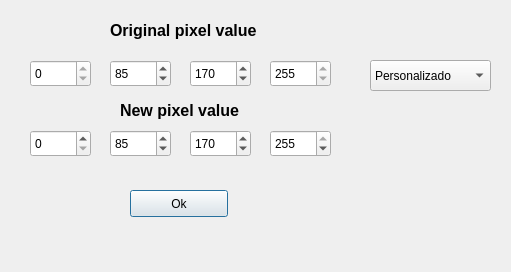
<?xml version="1.0" encoding="UTF-8"?>
<ui version="4.0">
 <class>PixelTForm</class>
 <widget class="QDialog" name="PixelTForm">
  <property name="geometry">
   <rect>
    <x>0</x>
    <y>0</y>
    <width>511</width>
    <height>272</height>
   </rect>
  </property>
  <property name="windowTitle">
   <string>Set pixel transformation</string>
  </property>
  <widget class="QSpinBox" name="origPixelBox1">
   <property name="enabled">
    <bool>true</bool>
   </property>
   <property name="geometry">
    <rect>
     <x>30</x>
     <y>60</y>
     <width>61</width>
     <height>27</height>
    </rect>
   </property>
   <property name="readOnly">
    <bool>true</bool>
   </property>
   <property name="maximum">
    <number>255</number>
   </property>
  </widget>
  <widget class="QSpinBox" name="origPixelBox4">
   <property name="enabled">
    <bool>true</bool>
   </property>
   <property name="geometry">
    <rect>
     <x>270</x>
     <y>60</y>
     <width>61</width>
     <height>27</height>
    </rect>
   </property>
   <property name="readOnly">
    <bool>true</bool>
   </property>
   <property name="maximum">
    <number>255</number>
   </property>
   <property name="value">
    <number>255</number>
   </property>
  </widget>
  <widget class="QSpinBox" name="origPixelBox2">
   <property name="enabled">
    <bool>true</bool>
   </property>
   <property name="geometry">
    <rect>
     <x>110</x>
     <y>60</y>
     <width>61</width>
     <height>27</height>
    </rect>
   </property>
   <property name="readOnly">
    <bool>false</bool>
   </property>
   <property name="maximum">
    <number>255</number>
   </property>
   <property name="value">
    <number>85</number>
   </property>
  </widget>
  <widget class="QSpinBox" name="origPixelBox3">
   <property name="enabled">
    <bool>true</bool>
   </property>
   <property name="geometry">
    <rect>
     <x>190</x>
     <y>60</y>
     <width>61</width>
     <height>27</height>
    </rect>
   </property>
   <property name="readOnly">
    <bool>false</bool>
   </property>
   <property name="maximum">
    <number>255</number>
   </property>
   <property name="value">
    <number>170</number>
   </property>
  </widget>
  <widget class="QSpinBox" name="newPixelBox4">
   <property name="enabled">
    <bool>true</bool>
   </property>
   <property name="geometry">
    <rect>
     <x>270</x>
     <y>130</y>
     <width>61</width>
     <height>27</height>
    </rect>
   </property>
   <property name="readOnly">
    <bool>false</bool>
   </property>
   <property name="maximum">
    <number>255</number>
   </property>
   <property name="value">
    <number>255</number>
   </property>
  </widget>
  <widget class="QSpinBox" name="newPixelBox2">
   <property name="enabled">
    <bool>true</bool>
   </property>
   <property name="geometry">
    <rect>
     <x>110</x>
     <y>130</y>
     <width>61</width>
     <height>27</height>
    </rect>
   </property>
   <property name="readOnly">
    <bool>false</bool>
   </property>
   <property name="maximum">
    <number>255</number>
   </property>
   <property name="value">
    <number>85</number>
   </property>
  </widget>
  <widget class="QSpinBox" name="newPixelBox3">
   <property name="enabled">
    <bool>true</bool>
   </property>
   <property name="geometry">
    <rect>
     <x>190</x>
     <y>130</y>
     <width>61</width>
     <height>27</height>
    </rect>
   </property>
   <property name="readOnly">
    <bool>false</bool>
   </property>
   <property name="maximum">
    <number>255</number>
   </property>
   <property name="value">
    <number>170</number>
   </property>
  </widget>
  <widget class="QSpinBox" name="newPixelBox1">
   <property name="enabled">
    <bool>true</bool>
   </property>
   <property name="geometry">
    <rect>
     <x>30</x>
     <y>130</y>
     <width>61</width>
     <height>27</height>
    </rect>
   </property>
   <property name="readOnly">
    <bool>false</bool>
   </property>
   <property name="maximum">
    <number>255</number>
   </property>
  </widget>
  <widget class="QLabel" name="origLabel">
   <property name="geometry">
    <rect>
     <x>110</x>
     <y>20</y>
     <width>161</width>
     <height>21</height>
    </rect>
   </property>
   <property name="text">
    <string>&lt;html&gt;&lt;head/&gt;&lt;body&gt;&lt;p&gt;&lt;span style=&quot; font-size:12pt; font-weight:600;&quot;&gt;Original pixel value&lt;/span&gt;&lt;/p&gt;&lt;/body&gt;&lt;/html&gt;</string>
   </property>
   <property name="textFormat">
    <enum>Qt::RichText</enum>
   </property>
  </widget>
  <widget class="QLabel" name="origLabel_2">
   <property name="geometry">
    <rect>
     <x>120</x>
     <y>100</y>
     <width>131</width>
     <height>21</height>
    </rect>
   </property>
   <property name="text">
    <string>&lt;html&gt;&lt;head/&gt;&lt;body&gt;&lt;p&gt;&lt;span style=&quot; font-size:12pt; font-weight:600;&quot;&gt;New pixel value&lt;/span&gt;&lt;/p&gt;&lt;/body&gt;&lt;/html&gt;</string>
   </property>
   <property name="textFormat">
    <enum>Qt::RichText</enum>
   </property>
  </widget>
  <widget class="QPushButton" name="okButton">
   <property name="geometry">
    <rect>
     <x>130</x>
     <y>190</y>
     <width>98</width>
     <height>27</height>
    </rect>
   </property>
   <property name="text">
    <string>Ok</string>
   </property>
  </widget>
  <widget class="QComboBox" name="comboBox">
   <property name="geometry">
    <rect>
     <x>370</x>
     <y>60</y>
     <width>121</width>
     <height>31</height>
    </rect>
   </property>
   <item>
    <property name="text">
     <string>Personalizado</string>
    </property>
   </item>
   <item>
    <property name="text">
     <string>Identidad</string>
    </property>
   </item>
   <item>
    <property name="text">
     <string>Negativo</string>
    </property>
   </item>
   <item>
    <property name="text">
     <string>Logaritmo</string>
    </property>
   </item>
  </widget>
 </widget>
 <resources/>
 <connections/>
</ui>
